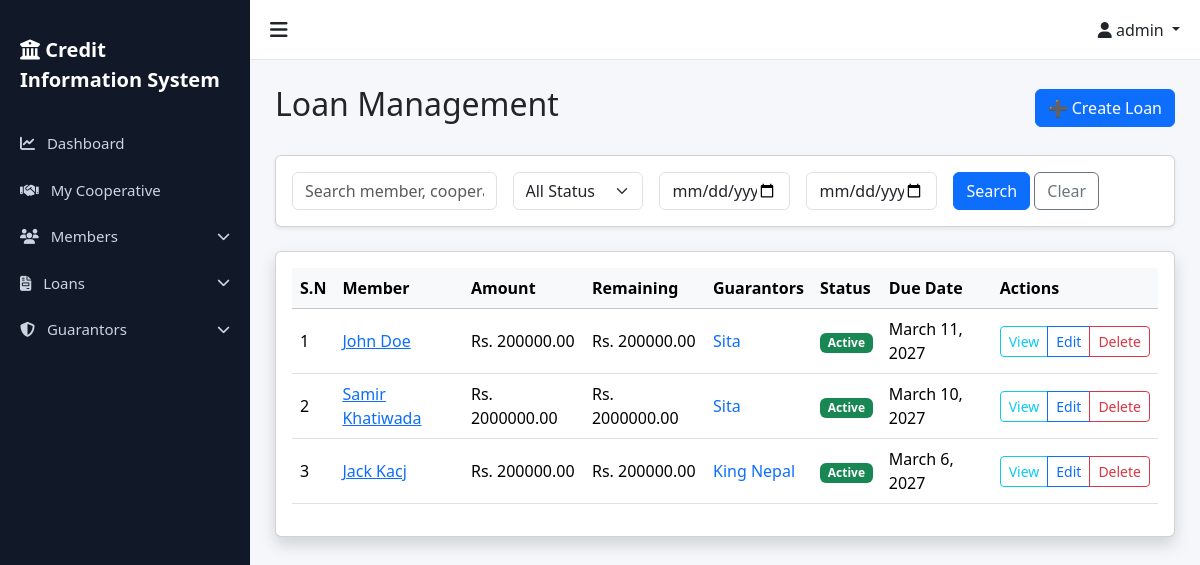
/loans/ (signed in), run on the app's committed database.
### accounts/models.py (models this page shows, shortened)
class User(AbstractUser):
    ROLE_CHOICES = (
        ('superadmin', 'Super Admin'),
        ('admin', 'Admin'),
        ('staff', 'Staff'),
    )
    role = models.CharField(max_length=20, choices=ROLE_CHOICES, default='staff')
    cooperative = models.ForeignKey(
        'cooperatives.Cooperative',
        on_delete=models.SET_NULL,
        null=True,
        blank=True,
        related_name='users',
        help_text="Null for Super Admin users"
    )
    is_first_login = models.BooleanField(default=True)
    class Meta:
        ordering = ['-date_joined']
        indexes = [
            models.Index(fields=['role']),
            models.Index(fields=['cooperative']),
        ]
    def is_superadmin(self):
        return self.role == 'superadmin'
    def is_admin(self):
        return self.role == 'admin'
    def is_staff_user(self):
        return self.role == 'staff'

### loans/models.py (models this page shows, shortened)
class Loan(models.Model):
    STATUS_CHOICES = [
        ('Active', 'Active'),
        ('Cleared', 'Cleared'),
        ('Overdue', 'Overdue'),
    ]
    loan_id = models.AutoField(primary_key=True)
    member = models.ForeignKey(
        Member,
        on_delete=models.CASCADE,
        related_name="loans"
    )
    cooperative = models.ForeignKey(
        Cooperative,
        on_delete=models.CASCADE,
        related_name="loans"
    )
    loan_amount = models.DecimalField(max_digits=12, decimal_places=2)
    interest_rate = models.DecimalField(
        max_digits=5,
        decimal_places=2,
        help_text="Interest rate in %"
    )
    loan_date = models.DateField()
    due_date = models.DateField()
    status = models.CharField(
        max_length=10,
        choices=STATUS_CHOICES,
        default="Active"
    )
    remaining_balance = models.DecimalField(
        max_digits=12,
        decimal_places=2,
        blank=True
    )
    created_by = models.ForeignKey(
        settings.AUTH_USER_MODEL,
        on_delete=models.SET_NULL,
        null=True
    )
    created_at = models.DateTimeField(auto_now_add=True)

class Guarantor(models.Model):
    STATUS_CHOICES = [
        ('Active', 'Active'),
        ('Released', 'Released'),
    ]
    name = models.CharField(max_length=255)
    citizenship_number = models.CharField(max_length=50)
    loan = models.ForeignKey(Loan, on_delete=models.CASCADE, related_name="guarantors")
    member = models.ForeignKey(Member, on_delete=models.SET_NULL, null=True, blank=True, related_name="guaranteed_loans")
    contact_number = models.CharField(max_length=15)
    status = models.CharField(max_length=10, choices=STATUS_CHOICES, default='Active')

### members/models.py (models this page shows, shortened)
class Member(models.Model):
    full_name = models.CharField(max_length=255)
    citizenship_number = models.CharField(max_length=50, unique=True)
    unique_system_id = models.CharField(max_length=100, unique=True, editable=False)
    address = models.TextField()
    phone = models.CharField(max_length=20)
    blacklist_status = models.BooleanField(default=False)
    cooperative = models.ForeignKey(
        'cooperatives.Cooperative',
        on_delete=models.CASCADE,
        related_name='members'
    )
    created_at = models.DateTimeField(auto_now_add=True)
    updated_at = models.DateTimeField(auto_now=True)
    class Meta:
        ordering = ['-created_at']
        indexes = [
            models.Index(fields=['citizenship_number']),
            models.Index(fields=['unique_system_id']),
            models.Index(fields=['blacklist_status']),
        ]

### loans/views.py (the view)
# urls.py: path('', LoanListView.as_view(), name='loan_list'),
class LoanListView(StaffOrAdminMixin, CooperativeAccessMixin, LoginRequiredMixin, ListView):
    model = Loan
    template_name = 'loans/loan_list.html'
    context_object_name = 'loans'
    paginate_by = 10
    ordering = ['-loan_date']
    def get_queryset(self):
        qs = super().get_queryset()
        if not self.request.user.is_superadmin():
            qs = qs.filter(cooperative=self.request.user.cooperative)
        search_query = self.request.GET.get('search', '')
        if search_query:
            qs = qs.filter(
                Q(member__full_name__icontains=search_query) |
                Q(cooperative__name__icontains=search_query) |
                Q(guarantors__name__icontains=search_query)
            ).distinct()
        start_date = self.request.GET.get('start_date')
        if start_date:
            qs = qs.filter(loan_date__gte=start_date)
        due_date = self.request.GET.get('due_date')
        if due_date:
            qs = qs.filter(due_date__lte=due_date)
        status_filter = self.request.GET.get('status', '')
        if status_filter:
            qs = qs.filter(status=status_filter)
        return qs
    def get_context_data(self, **kwargs):
        context = super().get_context_data(**kwargs)
        context['search_query'] = self.request.GET.get('search', '')
        context['status_filter'] = self.request.GET.get('status', '')
        context['start_date'] = self.request.GET.get('start_date', '')
        context['due_date'] = self.request.GET.get('due_date', '')
        return context

### accounts/permissions.py (called while the page is built)
    def test_func(self):
        return self.request.user.is_authenticated and (
            self.request.user.is_staff_user() or
            self.request.user.is_admin() or
            self.request.user.is_superadmin()
        )

    def get_queryset(self):
        queryset = super().get_queryset()
        if self.request.user.is_superadmin():
            return queryset
        if self.request.user.cooperative:
            from cooperatives.models import Cooperative
            if queryset.model == Cooperative:
                return queryset.filter(pk=self.request.user.cooperative.pk)
            return queryset.filter(cooperative=self.request.user.cooperative)
        return queryset.none()

    def get_context_data(self, **kwargs):
        context = super().get_context_data(**kwargs)
        if not self.request.user.is_superadmin() and self.request.user.cooperative:
            context['user_cooperative'] = self.request.user.cooperative
        return context

### templates/loans/loan_list.html (shortened to what this page needs)
{% extends "base.html" %}
{% block content %}
<div class="d-flex justify-content-between align-items-center mb-4">
    <h2>Loan Management</h2>
    <a href="{% url 'loans:create_loan' %}" class="btn btn-primary">➕ Create Loan</a>
</div>
<div class="card shadow-sm mb-4">
    <div class="card-body">
        <form method="get" id="filter-form" class="row g-3 align-items-center">
            <div class="col-md-3">
                <input type="text" name="search" id="search-input" class="form-control"
                    placeholder="Search member, cooperative, guarantor..." value="{{ search_query }}"
                    autocomplete="off">
            </div>
            <div class="col-md-2">
                <select name="status" id="status-select" class="form-select">
                    <option value="">All Status</option>
                </select>
            </div>
            <div class="col-md-2">
                <input type="date" name="start_date" id="start-date" class="form-control" placeholder="Start Date"
                    value="{{ start_date }}" title="From Date">
            </div>
            <div class="col-md-2">
                <input type="date" name="due_date" id="due-date" class="form-control" placeholder="Due Date"
                    value="{{ due_date }}" title="To Date">
            </div>
            <div class="col-md-3">
                <button type="submit" class="btn btn-primary">Search</button>
                <a href="{% url 'loans:loan_list' %}" class="btn btn-outline-secondary">Clear</a>
            </div>
        </form>
    </div>
</div>
<div class="card shadow">
    <div class="card-body">
        <div class="table-responsive">
            <table class="table table-hover align-middle">
                <thead class="table-light">
                    <tr>
                        <th>S.N</th>
                        <th>Member</th>
                        <th>Amount</th>
                        <th>Remaining</th>
                        <th>Guarantors</th>
                        <th>Status</th>
                        <th>Due Date</th>
                        <th>Actions</th>
                    </tr>
                </thead>
                <tbody>
                    {% for loan in loans %}
                    <tr>
                        <td>{{ forloop.counter }}</td>
                        <td><a href="{% url 'loans:loan_detail' loan.loan_id %}">{{loan.member.full_name }}</a></td>
                        <td>Rs. {{ loan.loan_amount }}</td>
                        <td>Rs. {{ loan.remaining_balance }}</td>
                        <td>
                            {% for guarantor in loan.guarantors.all %}
                            <a href="{% url 'loans:guarantor_detail' guarantor.pk %}" class="text-decoration-none">
                                {{ guarantor.name }}
                            </a>{% if not forloop.last %}, {% endif %}
                            {% empty %}
                            <span class="text-muted">-</span>
                            {% endfor %}
                        </td>
                        <td>
                            {% if loan.status == "Active" %}
                            <span class="badge bg-success">Active</span>
                            {% elif loan.status == "Overdue" %}
                            <span class="badge bg-danger">Overdue</span>
                            {% else %}
                            <span class="badge bg-secondary">{{ loan.status }}</span>
                            {% endif %}
                        </td>
                        <td>{{ loan.due_date }}</td>
                        <td>
                            <div class="btn-group btn-group-sm">
                                <a href="{% url 'loans:loan_detail' loan.loan_id %}"
                                    class="btn btn-outline-info">View</a>
                                <a href="{% url 'loans:update_loan' loan.loan_id %}"
                                    class="btn btn-outline-primary">Edit</a>
                                {% if user.is_superadmin or user.is_admin %}
                                <a href="{% url 'loans:delete_loan' loan.loan_id %}"
                                    class="btn btn-outline-danger">Delete</a>
                                {% endif %}
                            </div>
                        </td>
                    </tr>
                    {% empty %}
                    <tr>
                        <td colspan="8" class="text-center py-4">No loans available</td>
                    </tr>
                    {% endfor %}
                </tbody>
            </table>
        </div>
    </div>
</div>
{% endblock %}

### templates/base.html (shortened to what this page needs)
{% load static %}
<!DOCTYPE html>
<html lang="en">
<head>
    <link href="https://cdn.jsdelivr.net/npm/bootstrap@5.3.2/dist/css/bootstrap.min.css" rel="stylesheet">
    <link rel="stylesheet" href="https://cdnjs.cloudflare.com/ajax/libs/font-awesome/6.5.0/css/all.min.css">
    <link href="https://cdn.jsdelivr.net/npm/select2@4.1.0-rc.0/dist/css/select2.min.css" rel="stylesheet" />
    <link href="https://cdn.jsdelivr.net/npm/select2-bootstrap-5-theme@1.3.0/dist/select2-bootstrap-5-theme.min.css"
        rel="stylesheet" />
</head>
<body>
    {% if user.is_authenticated %}
    <div id="sidebar" class="sidebar">
        <div class="sidebar-brand">
            <i class="fa-solid fa-building-columns"></i> Credit Information System
        </div>
        <a href="{% url 'accounts:dashboard' %}">
            <i class="fa-solid fa-chart-line me-2"></i> Dashboard
        </a>
        {% if user.is_superadmin %}
        <a href="#cooperativesMenu" data-bs-toggle="collapse" role="button" aria-expanded="false"
            aria-controls="cooperativesMenu" class="d-flex justify-content-between align-items-center">
            <span><i class="fa-solid fa-building me-2"></i> Cooperatives</span>
            <i class="fa-solid fa-chevron-down small"></i>
        </a>
        <div class="collapse" id="cooperativesMenu">
            <a href="{% url 'cooperatives:create' %}" class="ps-5 py-2 small"><i class="fa-solid fa-plus me-2"></i>Add
                Cooperative</a>
            <a href="{% url 'cooperatives:list' %}" class="ps-5 py-2 small"><i
                    class="fa-solid fa-list me-2"></i>Cooperative List</a>
        </div>
        {% elif user.cooperative %}
        <a href="{% url 'cooperatives:detail' user.cooperative.pk %}">
            <i class="fa-solid fa-handshake me-2"></i> My Cooperative
        </a>
        {% endif %}
        <a href="#membersMenu" data-bs-toggle="collapse" role="button" aria-expanded="false" aria-controls="membersMenu"
            class="d-flex justify-content-between align-items-center">
            <span><i class="fa-solid fa-users me-2"></i> Members</span>
            <i class="fa-solid fa-chevron-down small"></i>
        </a>
        <a href="#loansMenu" data-bs-toggle="collapse" role="button" aria-expanded="false" aria-controls="loansMenu"
            class="d-flex justify-content-between align-items-center">
            <span><i class="fa-solid fa-file-invoice me-2"></i> Loans</span>
            <i class="fa-solid fa-chevron-down small"></i>
        </a>
        <a href="#guarantorsMenu" data-bs-toggle="collapse" role="button" aria-expanded="false"
            aria-controls="guarantorsMenu" class="d-flex justify-content-between align-items-center">
            <span><i class="fa-solid fa-shield-halved me-2"></i> Guarantors</span>
            <i class="fa-solid fa-chevron-down small"></i>
        </a>
    </div>
    {% endif %}
    <div id="mainContent" class="{% if user.is_authenticated %}main-content{% else %}container-fluid{% endif %}">
        {% if user.is_authenticated %}
        <div class="topbar">
            <div class="toggle-btn" onclick="toggleSidebar()">
                <i class="fa-solid fa-bars"></i>
            </div>
            <div>
                <div class="dropdown">
                    <a class="dropdown-toggle text-dark text-decoration-none" href="#" role="button"
                        data-bs-toggle="dropdown">
                        <i class="fa-solid fa-user"></i>
                        {{ user.username }}
                    </a>
                </div>
            </div>
        </div>
        {% endif %}
        <div class="page-content">
            {% block content %}
            {% endblock %}
        </div>
    </div>
</body>
</html>

### templates/base.html (style rules this page uses)
body { overflow-x: hidden; background: #f5f7fb; }
.sidebar { height: 100vh; width: 250px; position: fixed; top: 0; left: 0; background: #111827; padding-top: 20px; transition: all 0.3s; }
.sidebar a { color: #cbd5e1; padding: 12px 20px; display: block; text-decoration: none; font-size: 15px; }
.sidebar-brand { color: #fff; font-size: 20px; font-weight: 600; padding: 15px 20px; margin-bottom: 10px; }
.main-content { margin-left: 250px; transition: all 0.3s; }
.topbar { height: 60px; background: #fff; border-bottom: 1px solid #e5e7eb; display: flex; align-items: center; justify-content: space-between; padding: 0 20px; }
.toggle-btn { font-size: 20px; cursor: pointer; }
.page-content { padding: 25px; }

### data on the page
User: username "admin"
Loan: member.full_name "John Doe", loan_amount "200000.00", remaining_balance "200000.00", status "Active", due_date "March 11, 2027"
Guarantor: name "Sita"
Loan: member.full_name "Samir Khatiwada", loan_amount "2000000.00", remaining_balance "2000000.00", status "Active", due_date "March 10, 2027"
Guarantor: name "Sita"
Loan: member.full_name "Jack Kacj", loan_amount "200000.00", remaining_balance "200000.00", status "Active", due_date "March 6, 2027"
Guarantor: name "King Nepal"
